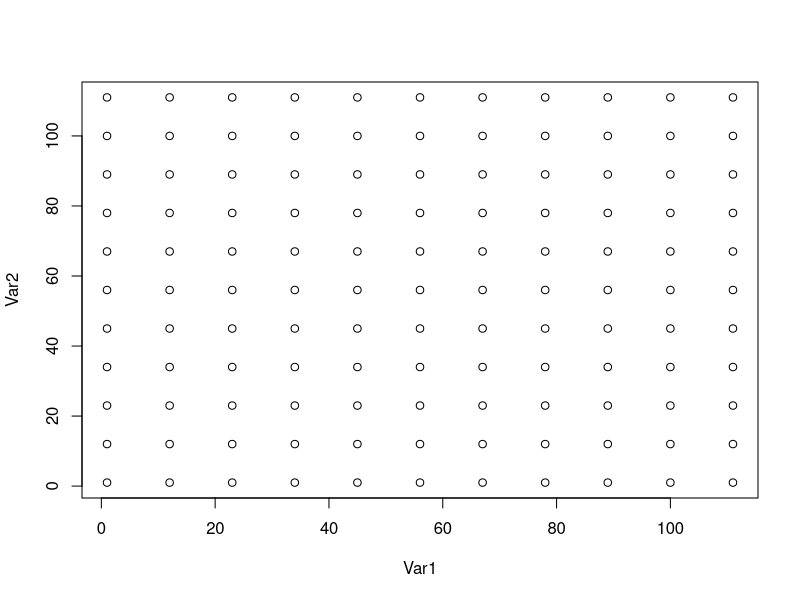

Source code (R):
## .................................................................................
## Purpose: Make a lattice model to use for the polySimIBD modeling framework
##
## Notes:
## .................................................................................
library(tidyverse)
library(raster)
set.seed(48)
#............................................................
# Spatial setup w/ a Lattice Model
#...........................................................
# Lattice
nCell <- 121
coords <- round(seq(1, nCell, by = 11))
latticemodel <- expand.grid(coords, coords)
plot(latticemodel)
colnames(latticemodel) <- c("longnum", "latnum")
demeNames <- 1:nrow(latticemodel)

latticemodel <- latticemodel %>%
  dplyr::mutate(deme = demeNames)

#............................................................
# cartesian distance matrix
#...........................................................
#......................
# get combinations I need
#......................
locatcomb <- t(combn(sort(latticemodel$deme), 2)) %>%
  tibble::as_tibble(., .name_repair = "minimal") %>%
  magrittr::set_colnames(c("deme1", "deme2"))
# get selfs
selves <- tibble::tibble(deme1 = unique(c(locatcomb$deme1, locatcomb$deme2)),
                         deme2 = unique(c(locatcomb$deme1, locatcomb$deme2)))
locatcomb <- dplyr::bind_rows(locatcomb, selves)
#......................
# calculate for euclidean and height
#......................
# euc and height
locatcomb$distval <- furrr::future_pmap_dbl(locatcomb, function(deme1, deme2){
  # get long lat
  xy1 <- latticemodel[latticemodel$deme == deme1, c("longnum", "latnum")]
  xy2 <- latticemodel[latticemodel$deme == deme2, c("longnum", "latnum")]

  # euclidean distance
  euc <- dist(rbind(xy1, xy2), method = "euclidean")
  return(euc)}
  )


# now combine
latticemodel_x <- latticemodel %>%
  dplyr::rename(deme1 = deme)
latticemodel_y <- latticemodel %>%
  dplyr::rename(deme2 = deme)
locatcomb <- locatcomb %>%
  dplyr::left_join(., latticemodel_x, by = "deme1") %>%
  dplyr::left_join(., latticemodel_y, by = "deme2")

# save out
dir.create("results/sim_data", recursive = T)
saveRDS(latticemodel, file = "results/sim_data/lattice_model.rds")
saveRDS(locatcomb, file = "results/sim_data/locatcombo.rds")
